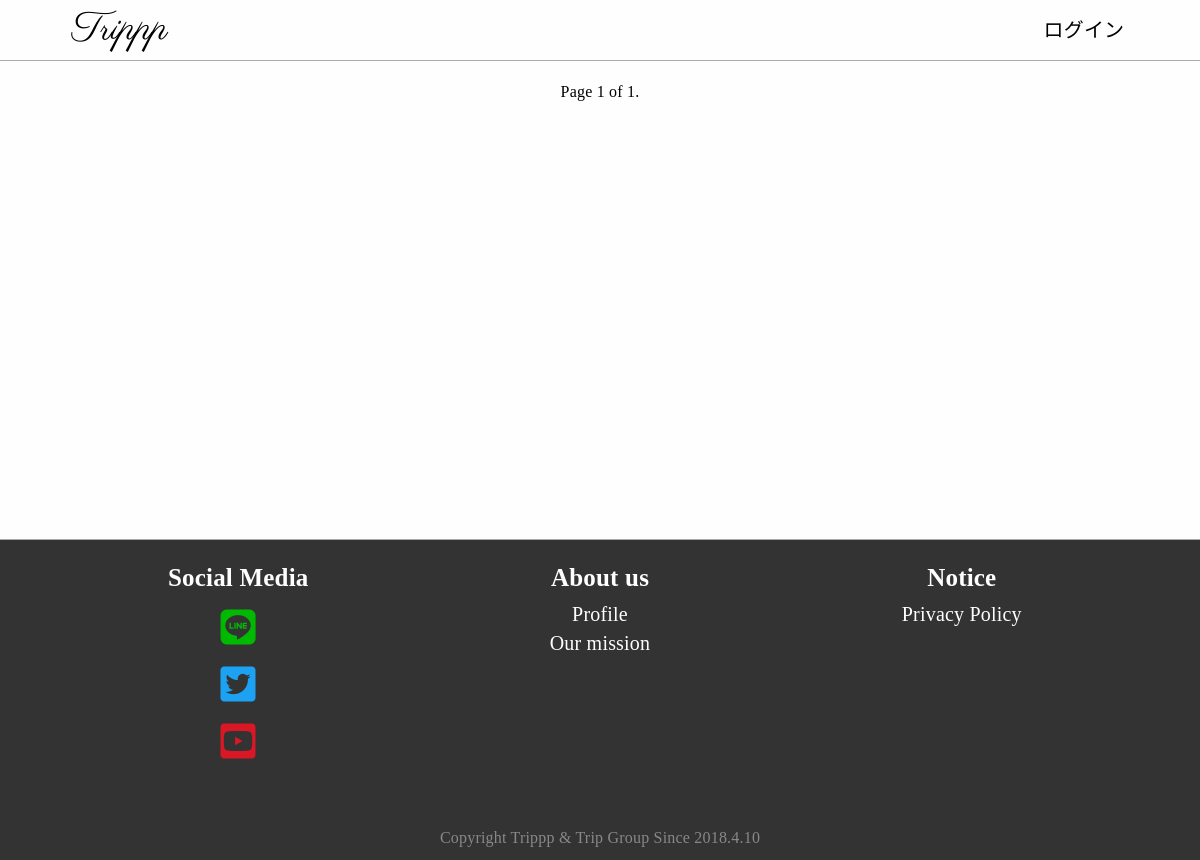
Page /tabilog/ on the earlier database version.
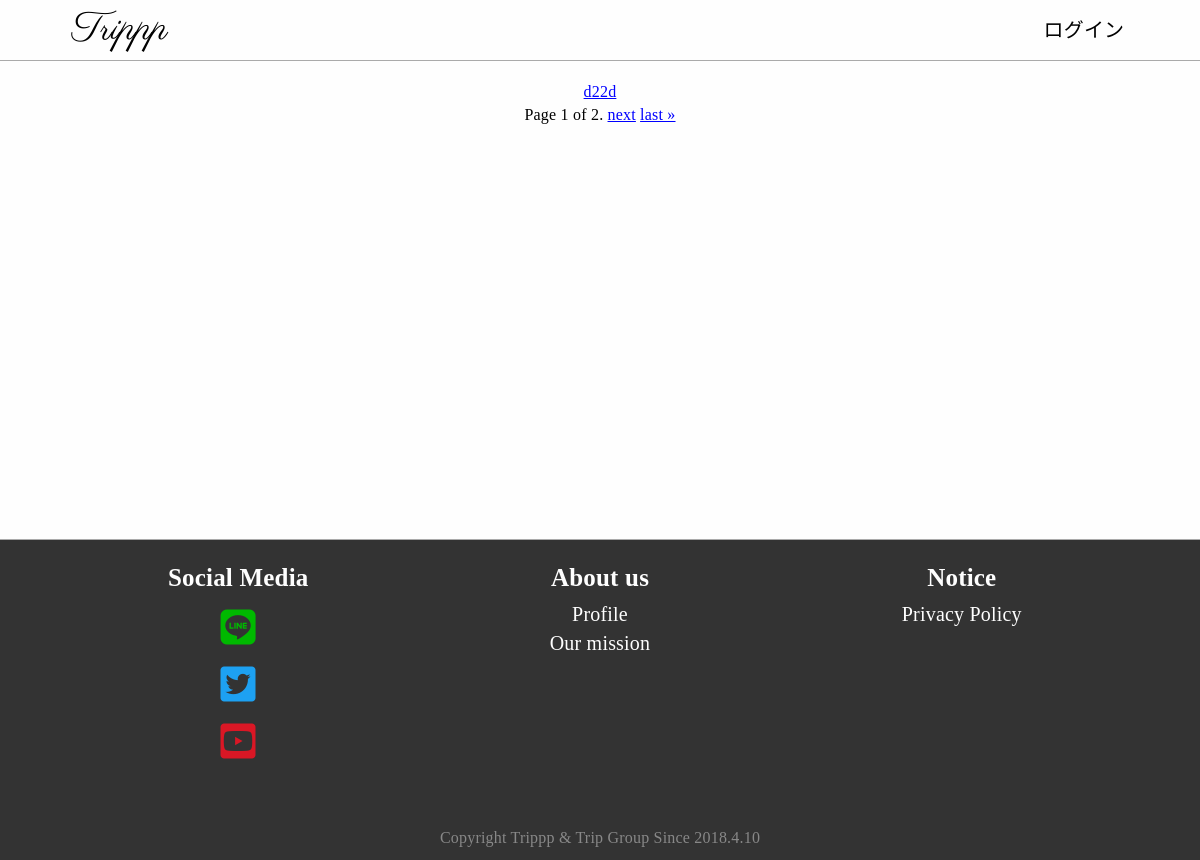
Same page on the later database version.
### tabilog/models.py (models this page shows, shortened)
class tabilog(models.Model):
    title=models.CharField(max_length=100)
    pub_date=models.DateTimeField(default=datetime.now)
    author=models.CharField(max_length=100)
    user_pk=models.IntegerField()
    body=HTMLField("content")

### tabilog/views.py (the view)
# urls.py: path('',views.tabilog_list_show,name="tabilog_list_show"),
def tabilog_list_show(request):
    if request.method == "POST":
        pass
    else:
        tabilog_all=tabilog.objects.all()
        paginator=Paginator(tabilog_all,1)
        page = request.GET.get('page')
        tabilog_output=paginator.get_page(page)
    return render(request,"tabilog/tabilog_list.html",{"lists":tabilog_output})

### templates/tabilog/tabilog_list.html (shortened to what this page needs)
{% extends "base.html" %}
{% load static %}
{% block header %}
<link rel="stylesheet" type="text/css" href="{% static 'css/tabilog_list.css' %}">
{% endblock %}
{% block content %}
<div class="content__wrapper__content">
  <div class="content__list">
  {% for list in lists %}
      <a href="/tabilog/articles/{{ list.pk }}">{{ list.title}}</a>
  {% endfor %}
  </div>
  <div class="content__pagination">
      <span class="pagination__step-links">
          <span class="pagination_current">
              Page {{ lists.number }} of {{ lists.paginator.num_pages }}.
          </span>
          {% if lists.has_next %}
              <a href="?page={{ lists.next_page_number }}">next</a>
              <a href="?page={{ lists.paginator.num_pages }}">last &raquo;</a>
          {% endif %}
      </span>
  </div>
</div>
{% endblock %}

### templates/base.html (shortened to what this page needs)
{% load static %}
<!doctype html>
<html lang="ja" id="trippp">
<head>
  <link rel="stylesheet" type="text/css" href="{% static 'css/base.css' %}">
  <link href="https://use.fontawesome.com/releases/v5.0.8/css/all.css" rel="stylesheet">
  {% block header %}
  {% endblock %}
</head>
<body id="root">
  <div class="root__header">
    <div class="header">
      <div class="header__title"><a href="/"class="header__title__logo">Trippp</a></div>
      <div class="header__menu">
      {% if user.is_authenticated %}
        <a class="header__menu__list" href="{% url 'account:mypage' user.pk %}">マイページ</a>
        <a class="header__menu__list" href="{% url 'account:logout' %}">ログアウト</a>
      {% else %}
        <a class="header__menu__list" href="{% url 'account:login' %}">ログイン</a>
      {% endif %}
    </div>
    </div>
  </div>
  <div class="root__content">
    <div class="content">
      {% block content %}{% endblock %}
    </div>
  </div>
  <div class="footer">
    <div class="footer__left">
      <span class="footer__title">Social Media</span>
      <div class="footer_items-container">
        <span class="icon-set"><a class="line" href="https://line.me/R/ti/p/%40hhu6441"><i class="fab fa-line"></i></a></span>
        <span class="icon-set"><a class="twitter" href="https://twitter.com/trippp_official"><i class="fab fa-twitter-square"></i></a></span>
        <span class="icon-set"><a class="youtube" href="https://www.youtube.com/channel/UCjkqXG0Eq08Cx120uigukcQ"><i class="fab fa-youtube-square"></i></a></span>
      </div>
    </div>
    <div class="footer__center">
      <span class="footer__title">About us</span>
      <div class="footer_items-container">
        <span class="footer__links"><a style="color:#fefefe;" href="">Profile</a></span>
        <span class="footer__links"><a style="color:#fefefe;" href="/company/docs/2/">Our mission</a></span>
      </div>
    </div>
    <div class="footer__right">
      <span class="footer__title">Notice</span>
      <div class="footer_items-container">
        <span class="footer__links"><a style="color:#fefefe;" href="/company/docs/1/">Privacy Policy</a></span>
      </div>
    </div>
    <div class="footer__copyright">
      Copyright Trippp & Trip Group Since 2018.4.10
    </div>
  </div>
</body>
</html>

### static/css/base.css (style rules this page uses)
#trippp { font-size: 10px; box-sizing: border-box; height: 100%; }
#trippp a { text-decoration: none; color:#010101; }
.content a { text-decoration: underline !important; color:#00F !important; }
#root { margin:0; padding-top:60px; display: flex; display: -webkit-box; display: -webkit-flex; display: -ms-flexbox; flex-direction: column; min-height: 100%; font-size: 1.6rem; letter-spacing: 0.02rem; line-height: 1.42857; background-color: #fefefe; }
.root__header { position:fixed; z-index: 100; top:0; left:0; width:100%; height:auto; border-bottom: solid 1px #aaa; }
.header { display: flex; display: -webkit-box; display: -webkit-flex; display: -ms-flexbox; padding:0 6%; width:88%; height:60px; font-size: 4rem; color:#010101; background-color: #fefefe; }
.header__title { width:30%; display: flex; display: -webkit-box; display: -webkit-flex; display: -ms-flexbox; justify-content: right; align-items: center; justify-content: left; }
.header__title__logo { text-decoration: none; font-family: 'Trippp_font'; color:#000; }
.header__menu { display: flex; display: -webkit-box; display: -webkit-flex; display: -ms-flexbox; justify-content: flex-end; align-items: center; width:70%; font-size: 2rem; }
.header__menu__list { margin:0 0.5%; text-decoration: none; color:#000; }
.root__content { padding:10px 5%; width:90%; height:auto; flex:1; }
.content { color:#010101; width:98%; padding:1%; background-color: #fefefe; font-size: 1.6rem; }
.footer { display: flex; display: -webkit-box; display: -webkit-flex; display: -ms-flexbox; justify-content: space-between; background-color:#333; border-top:solid 1px #aaa; height:280px; padding:20px 5%; flex-wrap: wrap; position: relative; }
.footer__left,.footer__center,.footer__right { width:33%; height:auto; display: flex; display: -webkit-box; display: -webkit-flex; display: -ms-flexbox; flex-wrap: wrap; justify-content: center; flex-direction: column; }
.footer__title { width:100%; height:4rem; text-align: center; font-size: 2.5rem; color:#fefefe; font-weight: bold; }
.footer_items-container { display: flex; display: -webkit-box; display: -webkit-flex; display: -ms-flexbox; flex-wrap: wrap; flex-direction: column; align-items: center; flex:1 }
.icon-set { font-size: 4.0rem; width:100%; text-align:center; }
.line { color: #00B900 !important; }
.twitter { color: #1da1f2 !important; }
.youtube { color: #DA1725 !important; }
.footer__links { width:100%; font-size:2rem; text-align: center; }
.footer__copyright { color:#888; width:90%; display: flex; justify-content: center; position: absolute; bottom:10px; }

### static/css/tabilog_list.css (style rules this page uses)
.content__wrapper__content { display: flex; display: -webkit-box; display: -webkit-flex; display: -ms-flexbox; flex-direction: column; }
.content__list { display: flex; display: -webkit-box; display: -webkit-flex; display: -ms-flexbox; justify-content: center; }
.content__pagination { display: flex; display: -webkit-box; display: -webkit-flex; display: -ms-flexbox; justify-content: center; }

Differences in the rows shown:
added tabilog: title "d22d"
Other differences:
{{ lists.paginator.num_pages }}: "1" → "2"
text now shown: "next last »"
